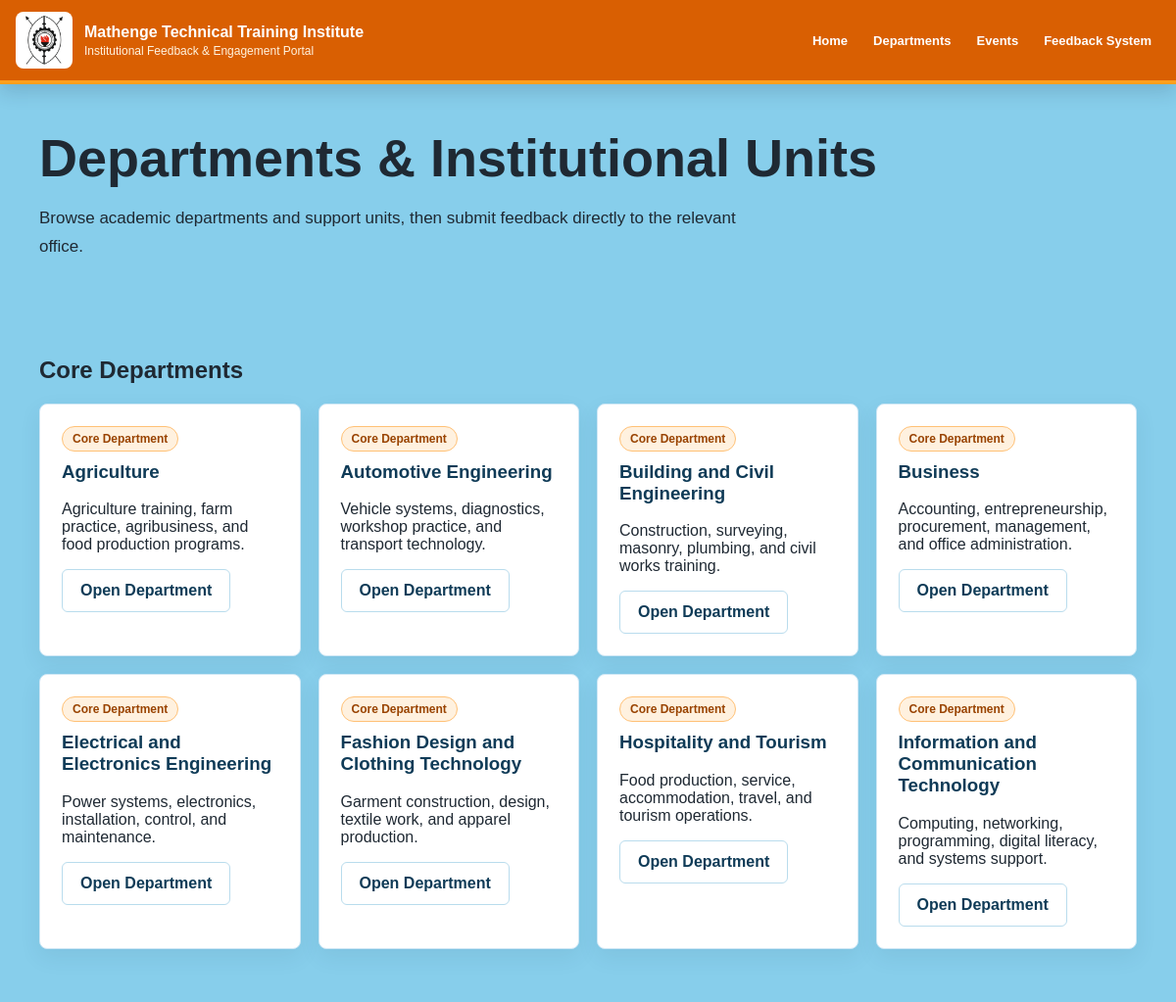
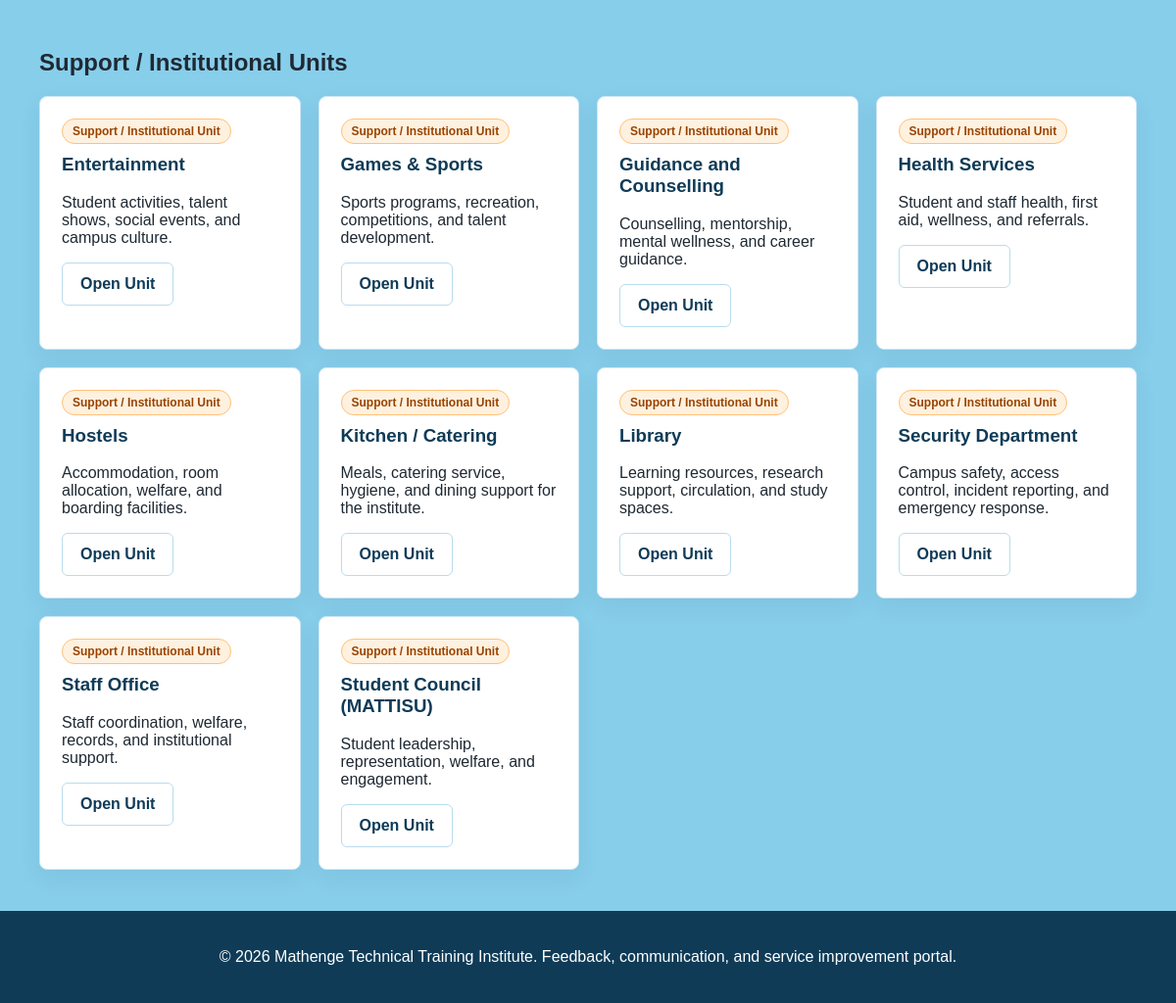
Screenshot of /departments/ with the database file from the repository (2 pictures, top to bottom).
### feed/models.py (models this page shows, shortened)
class Department(models.Model):
    CORE = "core"
    SUPPORT = "support"
    UNIT_TYPE_CHOICES = [
        (CORE, "Core Department"),
        (SUPPORT, "Support / Institutional Unit"),
    ]
    name = models.CharField(max_length=120, unique=True)
    slug = models.SlugField(max_length=140, unique=True)
    unit_type = models.CharField(max_length=20, choices=UNIT_TYPE_CHOICES, default=CORE)
    description = models.TextField()
    contact_email = models.EmailField(blank=True)
    contact_phone = models.CharField(max_length=40, blank=True)
    staff_contact = models.CharField(max_length=160, blank=True)
    allow_public_feedback = models.BooleanField(default=False)
    is_active = models.BooleanField(default=True)
    class Meta:
        ordering = ["unit_type", "name"]
    def get_absolute_url(self):
        return reverse("department_detail", kwargs={"slug": self.slug})

### feed/views.py (the view)
# urls.py: path("departments/", views.departments, name="departments"),
def departments(request):
    seed_departments()
    context = {
        "core_departments": Department.objects.filter(unit_type=Department.CORE, is_active=True),
        "support_units": Department.objects.filter(unit_type=Department.SUPPORT, is_active=True),
    }
    return render(request, "feed/departments/index.html", context)

### feed/templates/feed/departments/index.html (shortened to what this page needs)
{% extends 'feed/layout.html' %}
{% block content %}
<section class="page-header">
    <h1>Departments & Institutional Units</h1>
    <p>Browse academic departments and support units, then submit feedback directly to the relevant office.</p>
</section>
<section class="section">
    <h2>Core Departments</h2>
    <div class="grid">
        {% for department in core_departments %}
        <article class="card">
            <span class="badge">{{ department.get_unit_type_display }}</span>
            <h3>{{ department.name }}</h3>
            <p>{{ department.description }}</p>
            <a class="btn-secondary" href="{{ department.get_absolute_url }}">Open Department</a>
        </article>
        {% endfor %}
    </div>
</section>
<section class="section">
    <h2>Support / Institutional Units</h2>
    <div class="grid">
        {% for department in support_units %}
        <article class="card">
            <span class="badge">{{ department.get_unit_type_display }}</span>
            <h3>{{ department.name }}</h3>
            <p>{{ department.description }}</p>
            <a class="btn-secondary" href="{{ department.get_absolute_url }}">Open Unit</a>
        </article>
        {% endfor %}
    </div>
</section>
{% endblock %}

### feed/templates/feed/layout.html (shortened to what this page needs)
{% load static %}
<!DOCTYPE html>
<html lang="en">
<head>
    <link rel="stylesheet" href="{% static 'styles/nav.css' %}">
    <link rel="stylesheet" href="{% static 'styles/portal.css' %}">
</head>
<body>
    {% include 'feed/nav.html' %}
    <main>
        {% block content %}{% endblock %}
    </main>
    <footer class="site-footer">
        <p>&copy; 2026 Mathenge Technical Training Institute. Feedback, communication, and service improvement portal.</p>
    </footer>
</body>
</html>

### feed/templates/feed/nav.html
{% load static %}
<header class="main-header">
    <div class="header-container">
        <a class="brand" href="{% url 'home' %}">
            <img src="{% static 'images/schoollogo.png' %}" alt="Mathenge Technical Training Institute logo">
            <span>
                <strong>Mathenge Technical Training Institute</strong>
                <small>Institutional Feedback & Engagement Portal</small>
            </span>
        </a>
        <nav class="nav-links" aria-label="Main navigation">
            <a href="{% url 'home' %}">Home</a>
            <a href="{% url 'departments' %}">Departments</a>
            <a href="{% url 'events' %}">Events</a>
            <a href="{% url 'feedback' %}">Feedback System</a>
        </nav>
    </div>
</header>

### static/styles/nav.css (style rules this page uses)
* { box-sizing: border-box; }
body { margin: 0; font-family: Arial, Helvetica, sans-serif; background: #87CEEB; color: #1f2933; }
.main-header { position: sticky; top: 0; z-index: 20; background: #d95f02; border-bottom: 4px solid #ff9f1c; color: #ffffff; box-shadow: 0 8px 18px rgba(25, 40, 60, 0.16); }
.header-container { width: min(1180px, calc(100% - 32px)); margin: 0 auto; display: flex; align-items: center; justify-content: space-between; gap: 22px; padding: 12px 0; }
.brand { color: #ffffff; display: flex; align-items: center; gap: 12px; text-decoration: none; min-width: 240px; transition: transform 180ms ease; }
.brand img { width: 58px; height: 58px; object-fit: contain; background: #ffffff; border-radius: 8px; padding: 4px; }
.brand strong, .brand small { display: block; }
.brand strong { font-size: 16px; line-height: 1.2; }
.brand small { color: #fff4df; font-size: 12px; margin-top: 3px; }
.nav-links { display: flex; flex-wrap: wrap; justify-content: flex-end; gap: 8px; }
.nav-links a { color: #ffffff; text-decoration: none; font-weight: 700; font-size: 13px; padding: 8px 9px; border-radius: 6px; transition: background 180ms ease, transform 180ms ease, color 180ms ease; }
.site-footer { background: #0f3b57; color: #ffffff; text-align: center; padding: 22px 16px; }

### static/styles/portal.css (style rules this page uses)
.hero-inner, .section, .dashboard-grid, .page-header { width: min(1120px, calc(100% - 32px)); margin: 0 auto; }
.hero h1, .page-header h1 { font-size: clamp(30px, 5vw, 54px); margin: 0 0 14px; letter-spacing: 0; }
.hero p, .page-header p { max-width: 760px; line-height: 1.7; font-size: 17px; }
.btn, .btn-secondary { border: 0; border-radius: 6px; cursor: pointer; display: inline-block; font-weight: 700; padding: 12px 18px; text-decoration: none; transition: box-shadow 180ms ease, transform 180ms ease, background 180ms ease; }
.btn-secondary { background: #ffffff; color: #0f3b57; border: 1px solid #b9dced; }
.section { padding: 42px 0; }
.page-header { padding: 44px 0 18px; }
.grid { display: grid; grid-template-columns: repeat(auto-fit, minmax(240px, 1fr)); gap: 18px; }
.card, .form-card, .stat-card, .notice-card { background: #ffffff; border: 1px solid #cfe7f5; border-radius: 8px; box-shadow: 0 8px 22px rgba(26, 62, 86, 0.08); padding: 22px; transition: box-shadow 180ms ease, transform 180ms ease; }
.card h2, .card h3, .notice-card h3 { color: #0f3b57; margin-top: 0; }
.badge { background: #fff1df; border: 1px solid #ffc176; border-radius: 999px; color: #994300; display: inline-block; font-size: 12px; font-weight: 700; margin-bottom: 10px; padding: 5px 10px; }

### rows the page displays
Department: unit_type "Core Department", name "Agriculture", description "Agriculture training, farm practice, agribusiness, and food production programs."
Department: unit_type "Core Department", name "Automotive Engineering", description "Vehicle systems, diagnostics, workshop practice, and transport technology."
Department: unit_type "Core Department", name "Building and Civil Engineering", description "Construction, surveying, masonry, plumbing, and civil works training."
Department: unit_type "Core Department", name "Business", description "Accounting, entrepreneurship, procurement, management, and office administration."
Department: unit_type "Core Department", name "Electrical and Electronics Engineering", description "Power systems, electronics, installation, control, and maintenance."
Department: unit_type "Core Department", name "Fashion Design and Clothing Technology", description "Garment construction, design, textile work, and apparel production."
Department: unit_type "Core Department", name "Hospitality and Tourism", description "Food production, service, accommodation, travel, and tourism operations."
Department: unit_type "Core Department", name "Information and Communication Technology", description "Computing, networking, programming, digital literacy, and systems support."
Department: unit_type "Support / Institutional Unit", name "Entertainment", description "Student activities, talent shows, social events, and campus culture."
Department: unit_type "Support / Institutional Unit", name "Games & Sports", description "Sports programs, recreation, competitions, and talent development."
Department: unit_type "Support / Institutional Unit", name "Guidance and Counselling", description "Counselling, mentorship, mental wellness, and career guidance."
Department: unit_type "Support / Institutional Unit", name "Health Services", description "Student and staff health, first aid, wellness, and referrals."
Department: unit_type "Support / Institutional Unit", name "Hostels", description "Accommodation, room allocation, welfare, and boarding facilities."
Department: unit_type "Support / Institutional Unit", name "Kitchen / Catering", description "Meals, catering service, hygiene, and dining support for the institute."
Department: unit_type "Support / Institutional Unit", name "Library", description "Learning resources, research support, circulation, and study spaces."
Department: unit_type "Support / Institutional Unit", name "Security Department", description "Campus safety, access control, incident reporting, and emergency response."
Department: unit_type "Support / Institutional Unit", name "Staff Office", description "Staff coordination, welfare, records, and institutional support."
Department: unit_type "Support / Institutional Unit", name "Student Council (MATTISU)", description "Student leadership, representation, welfare, and engagement."
